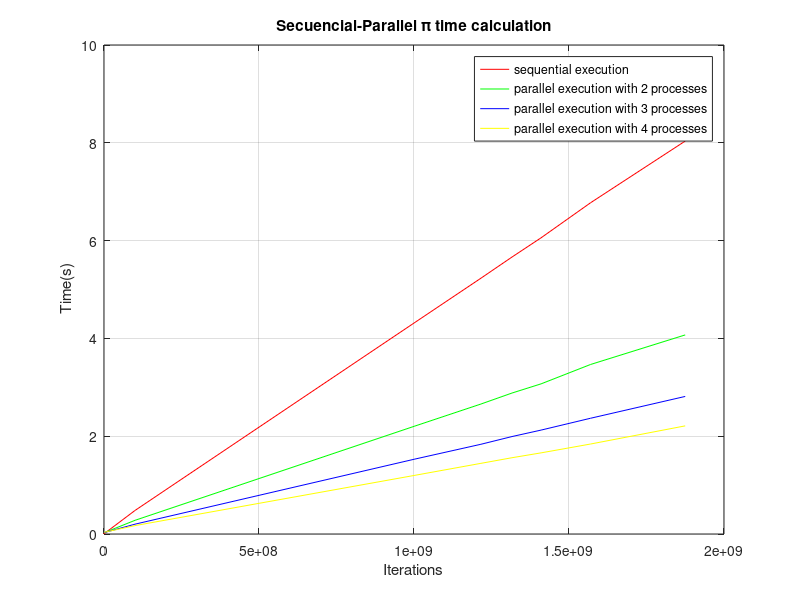

Source code (MATLAB):
time_seq=[0.000087967 0.02285 0.008801257 0.48127344666667 4.313988544 5.2304951373333 5.664030838 6.0578319513333 6.7727730930 8.0357036533333];
time_med2=[0.023128666666667 0.022099 0.027770666666667  0.27977777 2.2013626666667 2.6576066666667 2.882739 3.0707843333333 3.4661923333333 4.0713176666667];
time_med3=[0.028185348 0.025916666666667 0.028841 0.200839699 1.5280513906667 1.8347823766667 1.9929184416667 2.125197142 2.3668299423333 2.8133746436667];
time_med4=[0.034017501666667 0.036031333333333  0.035131333333333 0.17162547166667 1.1967593153333 1.444801679 1.5599677973333 1.659434281 1.8398824826667 2.2113668566667];

it_med2=[10000 100000 1000000 100000000 1000000000 1215752192 1316134912 1410065408 1569325056 1874919424];
it_med3=[10000 100000000 1000000000 1215752192 1316134912 1410065408 1569325056 1874919424];
speedup1=[1 1 1 1 1 1 1 1 1 1];
speedup2=[0.0038034 1.034  0.316926 1.720199 1.95395189928 1.95969006349 1.96480875931 1.96812237226 1.97273116369  1.97373536315];
speedup3=[0.00312101876 0.881672 0.305165 2.39630635309 2.82319598042 2.85074415574 2.94207859167 2.95048000094 2.96153769304 2.95625082725];
speedup4=[0.00258593358 0.6341702598 0.2505244226 2.804207569 3.604725268 3.62021668 3.63086395 3.650540441 3.681090046 3.633817532];

plot(it_med2,time_seq, 'r');

hold on;
plot(it_med2, time_med2,'g'); 
plot(it_med2, time_med3,'b');
plot(it_med2, time_med4, 'y');
title('Secuencial-Parallel \pi time calculation');
xlabel('Iterations');
ylabel(' Time(s)');  grid on;
legend('sequential execution', 'parallel execution with 2 processes','parallel execution with 3 processes','parallel execution with 4 processes','Location','northeast');
hold off;